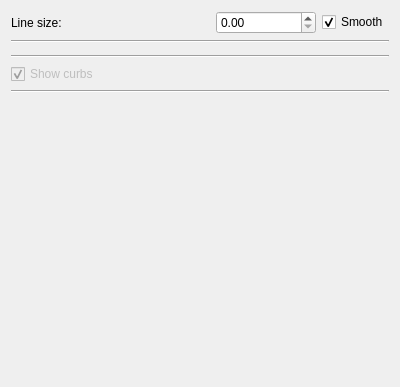
<?xml version="1.0" encoding="UTF-8"?>
<ui version="4.0">
 <class>CurbsControl</class>
 <widget class="QWidget" name="CurbsControl">
  <property name="geometry">
   <rect>
    <x>0</x>
    <y>0</y>
    <width>400</width>
    <height>387</height>
   </rect>
  </property>
  <property name="windowTitle">
   <string>Form</string>
  </property>
  <layout class="QVBoxLayout" name="verticalLayout">
   <item>
    <layout class="QHBoxLayout" name="lineSizeLayout">
     <item>
      <widget class="QLabel" name="lineSizeTextLabel">
       <property name="text">
        <string>Line size:</string>
       </property>
      </widget>
     </item>
     <item>
      <spacer name="horizontalSpacer_2">
       <property name="orientation">
        <enum>Qt::Horizontal</enum>
       </property>
       <property name="sizeHint" stdset="0">
        <size>
         <width>40</width>
         <height>20</height>
        </size>
       </property>
      </spacer>
     </item>
     <item>
      <widget class="QDoubleSpinBox" name="lineSizeSpinBox">
       <property name="minimumSize">
        <size>
         <width>100</width>
         <height>0</height>
        </size>
       </property>
       <property name="frame">
        <bool>true</bool>
       </property>
       <property name="decimals">
        <number>2</number>
       </property>
       <property name="maximum">
        <double>100.000000000000000</double>
       </property>
      </widget>
     </item>
     <item>
      <widget class="QCheckBox" name="smoothLinesCheckBox">
       <property name="text">
        <string>Smooth</string>
       </property>
       <property name="checked">
        <bool>true</bool>
       </property>
      </widget>
     </item>
    </layout>
   </item>
   <item>
    <widget class="Line" name="line_4">
     <property name="orientation">
      <enum>Qt::Horizontal</enum>
     </property>
    </widget>
   </item>
   <item>
    <widget class="ColorChooser" name="colorChooser" native="true"/>
   </item>
   <item>
    <widget class="Line" name="line_3">
     <property name="orientation">
      <enum>Qt::Horizontal</enum>
     </property>
    </widget>
   </item>
   <item>
    <layout class="QGridLayout" name="showLayout">
     <item row="0" column="0">
      <widget class="QCheckBox" name="showCurbsCheckBox">
       <property name="enabled">
        <bool>false</bool>
       </property>
       <property name="text">
        <string>Show curbs</string>
       </property>
       <property name="checked">
        <bool>true</bool>
       </property>
      </widget>
     </item>
    </layout>
   </item>
   <item>
    <widget class="Line" name="line_2">
     <property name="orientation">
      <enum>Qt::Horizontal</enum>
     </property>
    </widget>
   </item>
   <item>
    <spacer name="verticalSpacer">
     <property name="orientation">
      <enum>Qt::Vertical</enum>
     </property>
     <property name="sizeHint" stdset="0">
      <size>
       <width>20</width>
       <height>40</height>
      </size>
     </property>
    </spacer>
   </item>
  </layout>
  <action name="testAction">
   <property name="text">
    <string>Test</string>
   </property>
  </action>
 </widget>
 <customwidgets>
  <customwidget>
   <class>ColorChooser</class>
   <extends>QWidget</extends>
   <header>ColorChooser.h</header>
   <container>1</container>
  </customwidget>
 </customwidgets>
 <resources/>
 <connections>
  <connection>
   <sender>lineSizeSpinBox</sender>
   <signal>valueChanged(double)</signal>
   <receiver>CurbsControl</receiver>
   <slot>lineSizeChanged(double)</slot>
   <hints>
    <hint type="sourcelabel">
     <x>344</x>
     <y>17</y>
    </hint>
    <hint type="destinationlabel">
     <x>199</x>
     <y>149</y>
    </hint>
   </hints>
  </connection>
  <connection>
   <sender>smoothLinesCheckBox</sender>
   <signal>toggled(bool)</signal>
   <receiver>CurbsControl</receiver>
   <slot>smoothLinesToggled(bool)</slot>
   <hints>
    <hint type="sourcelabel">
     <x>199</x>
     <y>94</y>
    </hint>
    <hint type="destinationlabel">
     <x>199</x>
     <y>149</y>
    </hint>
   </hints>
  </connection>
  <connection>
   <sender>showCurbsCheckBox</sender>
   <signal>toggled(bool)</signal>
   <receiver>CurbsControl</receiver>
   <slot>showCurbsToggled(bool)</slot>
   <hints>
    <hint type="sourcelabel">
     <x>199</x>
     <y>75</y>
    </hint>
    <hint type="destinationlabel">
     <x>199</x>
     <y>193</y>
    </hint>
   </hints>
  </connection>
 </connections>
 <slots>
  <slot>lineSizeChanged(double)</slot>
  <slot>smoothLinesToggled(bool)</slot>
  <slot>showCurbsToggled(bool)</slot>
 </slots>
</ui>
